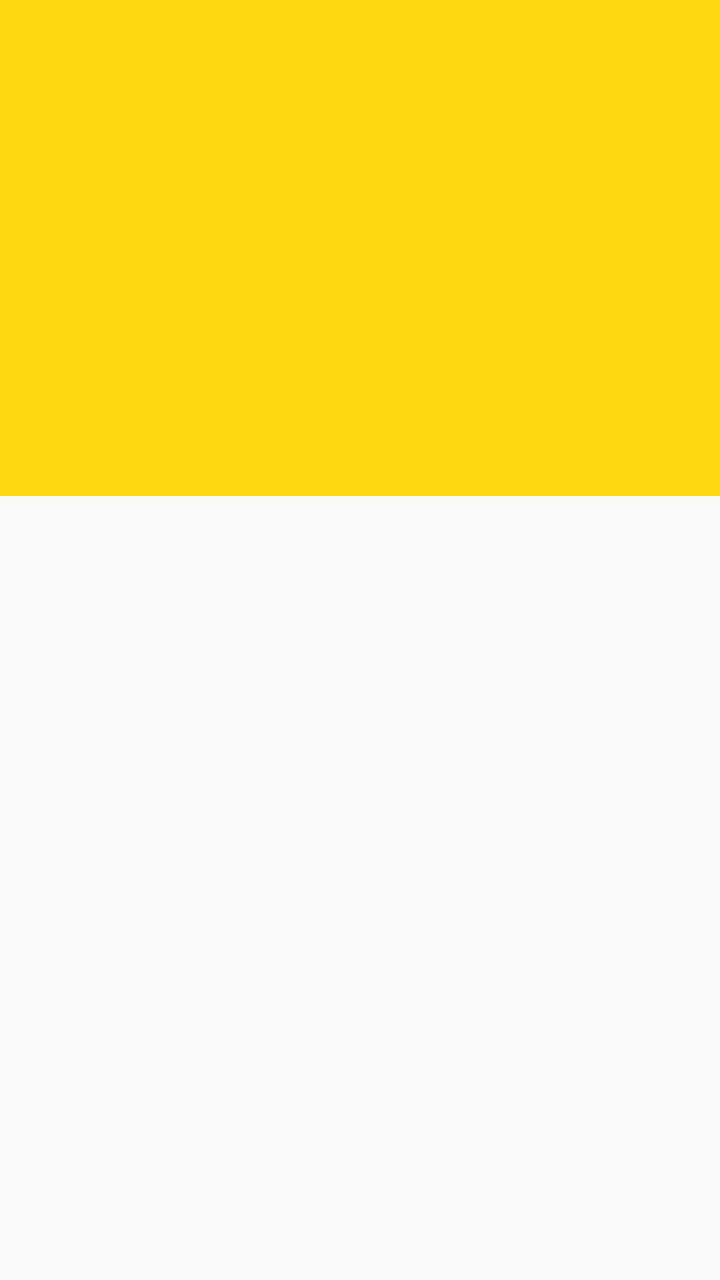
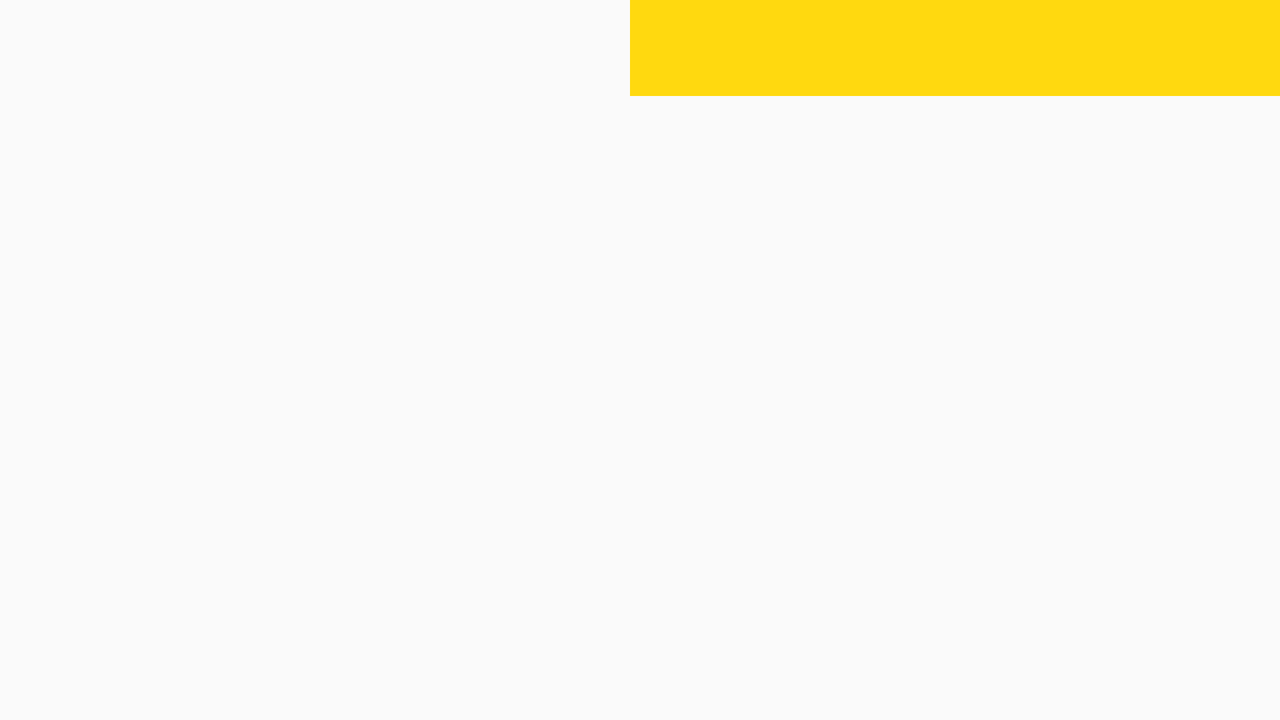

Compare how this app lays out the same screen by default and in its alternative resource folder. The renders come first, then the two layout files and the values they reference.
<!-- AndroidManifest.xml: application theme AppTheme -->
<!-- res/layout/activity_shop.xml -->
<?xml version="1.0" encoding="utf-8"?>
<LinearLayout xmlns:android="http://schemas.android.com/apk/res/android"
    xmlns:app="http://schemas.android.com/apk/res-auto"
    xmlns:tools="http://schemas.android.com/tools"
    android:layout_width="match_parent"
    android:layout_height="match_parent"
    android:orientation="vertical"
    tools:context=".ShopActivity">

    <android.support.design.widget.AppBarLayout
        android:layout_width="match_parent"
        android:layout_height="200dp"
        android:gravity="center"
        android:elevation="0dp"
        android:id="@+id/appbarid">
        <ImageView
            android:layout_width="wrap_content"
            android:layout_height="wrap_content"
            android:src="@drawable/bart2"/>

    </android.support.design.widget.AppBarLayout>

    <android.support.design.widget.TabLayout
        android:layout_height="wrap_content"
        android:layout_width="match_parent"
        app:tabGravity="fill"
        app:tabMode="fixed"
        android:id="@+id/tablelayout"
        app:tabTextColor="@android:color/white"
        app:tabIndicatorColor="@android:color/black"
        android:background="@color/simson" />

    <android.support.v4.view.ViewPager
        android:layout_width="match_parent"
        android:layout_height="match_parent"
        android:id="@+id/viewpager_id">

    </android.support.v4.view.ViewPager>


</LinearLayout>
<!-- resources referenced by this layout -->
<resources>
  <color name="simson"> #FFD90F </color>
  <style name="AppTheme" parent="Theme.AppCompat.Light.DarkActionBar">
          
          <item name="colorPrimary">@color/Menubar</item>
          <item name="colorPrimaryDark">@color/Menubar</item>
          <item name="colorAccent">@color/Menubar</item>
      </style>
  <color name="Menubar"> #FFD90F </color>
</resources>
<!-- res/layout-land/activity_shop.xml (the author's variant of the layout above) -->
<!-- drawn on the phone turned sideways -->
<?xml version="1.0" encoding="utf-8"?>
<FrameLayout xmlns:android="http://schemas.android.com/apk/res/android"
    xmlns:app="http://schemas.android.com/apk/res-auto"
    xmlns:tools="http://schemas.android.com/tools"
    android:layout_width="match_parent"
    android:layout_height="match_parent"
    android:gravity="center"
    android:orientation="horizontal"
    tools:context=".ShopActivity">

    <android.support.design.widget.AppBarLayout
        android:id="@+id/appbarid"
        android:layout_width="270dp"
        android:layout_height="wrap_content"
        android:elevation="0dp"
        android:gravity="center">

        <ImageView
            android:layout_width="match_parent"
            android:layout_height="wrap_content"
            android:src="@drawable/bart2" />

    </android.support.design.widget.AppBarLayout>

    <android.support.design.widget.TabLayout
        android:id="@+id/tablelayout"
        android:layout_width="325dp"
        android:layout_height="wrap_content"
        android:layout_gravity="top|right"
        android:background="@color/simson"
        app:tabGravity="fill"
        app:tabIndicatorColor="@android:color/black"
        app:tabMode="fixed"
        app:tabTextColor="@android:color/white">

    </android.support.design.widget.TabLayout>

    <android.support.v4.view.ViewPager
        android:id="@+id/viewpager_id"
        android:layout_width="320dp"
        android:layout_height="238dp"
        android:layout_gravity="right|bottom">

    </android.support.v4.view.ViewPager>


</FrameLayout>
